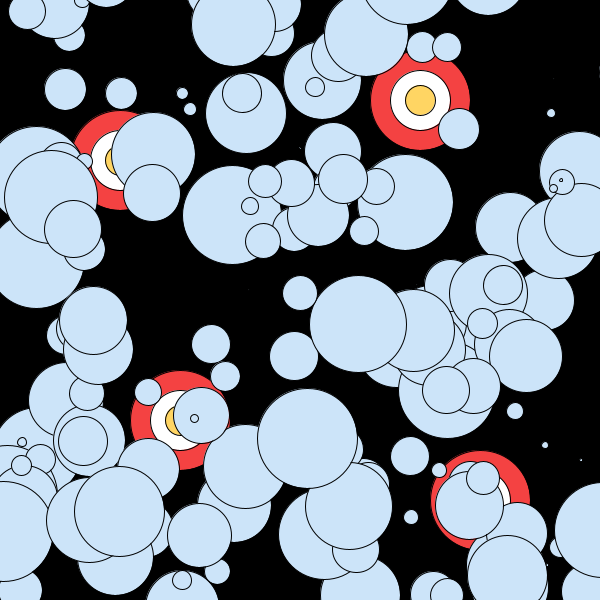
Frame 1 (no input)
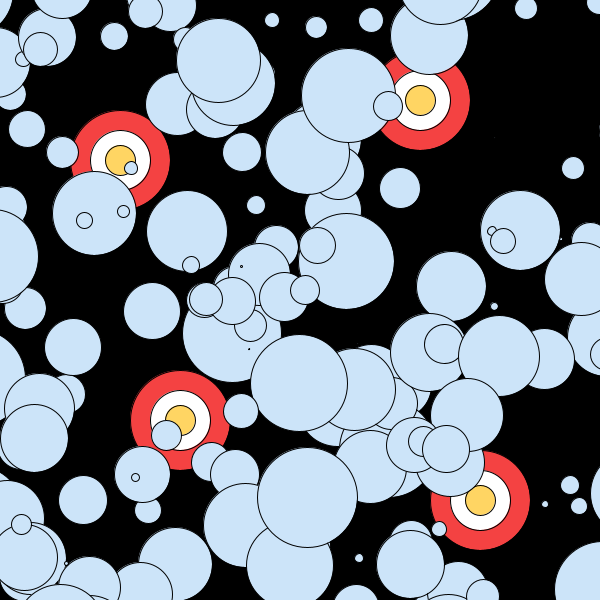
Frame 60 (the mouse pressed at the canvas centre just before this capture)
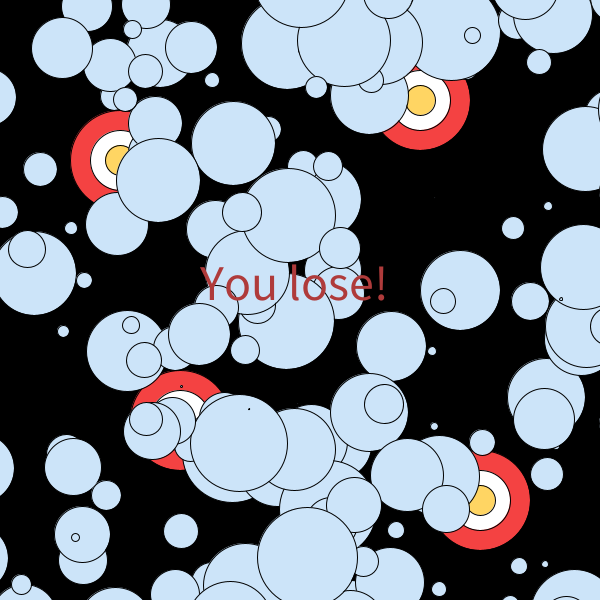
Frame 120 (the mouse held since frame 60 and released just before this capture)

The Processing sketch that drew these frames (run headless with seeded random() and noise(); from frame 60 on, the mouse is pressed at the canvas centre):

// Processing sketch: bubblePopper
// ── bubblePopper.pde
Targets[] tar = new Targets[4];
Bubbles[] b = new Bubbles[1000];
void setup() {
  surface.setSize(600, 600);
  for (int i = 0; i < tar.length; i++) {
    tar[i] = new Targets();
  }
  for (int i = 0; i < b.length; i++) {
    b[i] = new Bubbles();
  }
}

void draw() {
  background(0);
  tar[0].show();
  tar[0].wshow();
  tar[0].yshow();
  tar[1].show2();
  tar[1].wshow2();
  tar[1].yshow2();
  tar[2].show3();
  tar[2].wshow3();
  tar[2].yshow3();
  tar[3].show4();
  tar[3].wshow4();
  tar[3].yshow4();
  for (int i = 0; i < b.length; i++) {
    b[i].move();
    b[i].bubblesshow();
  }
  mouseClicked();
}

//void clickTarget() {
//  cursor(ARROW);
//  if ((mouseX < 600 && mouseX > 0) && (mouseY < 600 && mouseY > 0)) {
//    cursor(HAND);
//    ////if ((mouseClicked()&&(!((mouseX < 170 && mouseX > 70 && mouseY < 210 && mouseY > 110)))){
//    ////  textSize(50);
//    ////  fill(244, 66, 66);
//    ////  text("You lose!", 200, 300);
//    //}
//  }
//}

void mouseClicked() {
  cursor(HAND);
  if (mousePressed) {
    if (mouseX < 170 && mouseX > 70 && mouseY < 210 && mouseY > 110) {
      tar[0].gotTarget();
    } else if (mouseX < 470 && mouseX > 370 && mouseY < 150 && mouseY > 50) {
      tar[1].gotTarget2();
    } else if (mouseX < 230 && mouseX > 130 && mouseY < 470 && mouseY > 370) {
      tar[2].gotTarget3();
    } else if (mouseX < 530 && mouseX > 430 && mouseY < 550 && mouseY > 450) {
      tar[3].gotTarget4();
    } else {
      textSize(50);
      fill(175, 59, 59);
      text("You lose!", 200, 300);
    }
  }
}

// ── Bubbles.pde
class Bubbles {
  private int num;
  private int val;
  private int numspeed;
  private int valspeed;
  private int size;
  
public Bubbles() {
  num = (int)(Math.random()*1000);
  val = (int)(Math.random()*3000) - 1000;
  numspeed = (int)(Math.random()*1.5) - 1;
  valspeed = (int)(Math.random()*1.5) + 1;
  size = (int)(Math.random()*100) + 1;
}

public void bubblesshow() {
  fill(204, 228, 249);
  ellipse(num, val, size, size);
}

public void move() {
  num = num + numspeed;
  val = val + valspeed;
  if (val >= 3000) {
    val = -300;
    num = (int)(Math.random()*1000);
  }
}

}

// ── Targets.pde
public class Targets {
  private int x;
  private int x2;
  private int x3;
  private int x4;
  private int y;
  private int y2;
  private int y3;
  private int y4;
  private int size;
  private int wsize;
  private int ysize;
  
public Targets() {
  x = 120;
  x2 = 420;
  x3 = 180;
  x4 = 480;
  y = 160;
  y2 = 100;
  y3 = 420;
  y4 = 500;
  size = 100;
  wsize = 60;
  ysize = 30;
}

public void show() {
  fill(244, 66, 66);
  ellipse(x, y, size, size);
}

public void wshow() {
  fill(255, 255, 255);
  ellipse(x, y, wsize, wsize);
}

public void yshow() {
  fill(255, 213, 99);
  ellipse(x, y, ysize, ysize);
}

public void show2() {
  fill(244, 66, 66);
  ellipse(x2, y2, size, size);
}

public void wshow2() {
  fill(255, 255, 255);
  ellipse(x2, y2, wsize, wsize);
}

public void yshow2() {
  fill(255, 213, 99);
  ellipse(x2, y2, ysize, ysize);
}

public void show3() {
  fill(244, 66, 66);
  ellipse(x3, y3, size, size);
}

public void wshow3() {
  fill(255, 255, 255);
  ellipse(x3, y3, wsize, wsize);
}

public void yshow3() {
  fill(255, 213, 99);
  ellipse(x3, y3, ysize, ysize);
}

public void show4() {
  fill(244, 66, 66);
  ellipse(x4, y4, size, size);
}

public void wshow4() {
  fill(255, 255, 255);
  ellipse(x4, y4, wsize, wsize);
}

public void yshow4() {
  fill(255, 213, 99);
  ellipse(x4, y4, ysize, ysize);
}
public void gotTarget() {
  fill(156, 159, 163);
  ellipse(x, y, size, size);
}
public void gotTarget2() {
  fill(156, 159, 163);
  ellipse(x2, y2, size, size);
}
public void gotTarget3() {
  fill(156, 159, 163);
  ellipse(x3, y3, size, size);
}
public void gotTarget4() {
  fill(156, 159, 163);
  ellipse(x4, y4, size, size);
}
}

// ── Timer.pde
public class Timer {
  int savedTime;
  int totalTime;
  
public Timer(int total) {
  totalTime = total;
}

void start() {
  savedTime = millis();
}

public boolean isFinished() {
  int passedTime = millis() - savedTime;
  if (passedTime > totalTime) {
    return true;
  } else {
    return false;
  }
}
}
